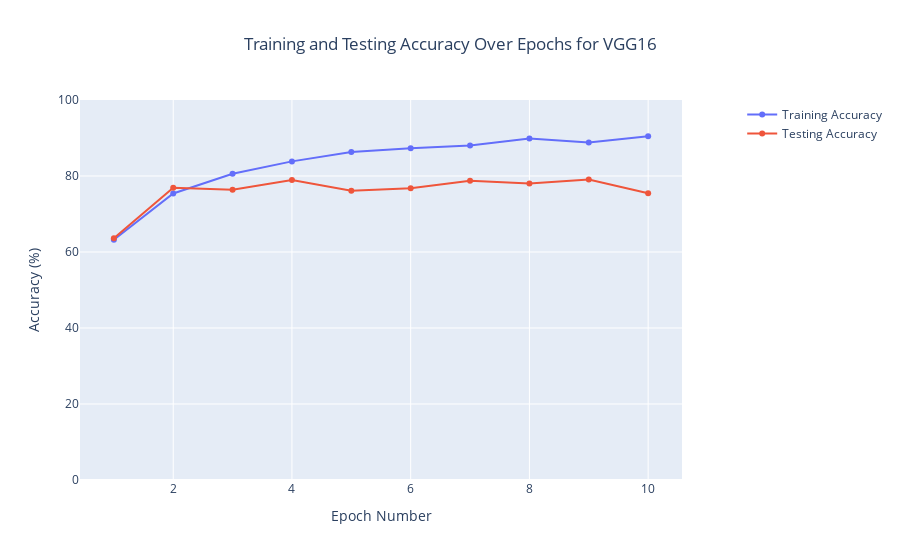

This figure's notebook cell:
### Code cell
import plotly.graph_objs as go

# Data
epochs = [1, 2, 3, 4, 5, 6, 7, 8, 9, 10]
train_accuracy = [63.233, 75.406, 80.583, 83.847, 86.318, 87.307, 88.035, 89.843, 88.828, 90.454]
test_accuracy = [63.599, 76.911, 76.391, 78.939, 76.131, 76.807, 78.731, 78.003, 79.095, 75.455]

# Create trace for training accuracy
trace_train = go.Scatter(x=epochs, y=train_accuracy, mode='lines+markers', name='Training Accuracy')

# Create trace for testing accuracy
trace_test = go.Scatter(x=epochs, y=test_accuracy, mode='lines+markers', name='Testing Accuracy')

# Create layout
layout = go.Layout(
    title='Training and Testing Accuracy Over Epochs for VGG16',
    title_x=0.5,  # Center the title horizontally
    xaxis=dict(title='Epoch Number'),
    yaxis=dict(title='Accuracy (%)', range=[0, 100]),
    legend=dict(x=1.1, y=1.0)
)

# Create figure
fig = go.Figure(data=[trace_train, trace_test], layout=layout)

# Show the figure
fig.show()

### Figure 1 — Plotly figure (JSON) as saved in the notebook; plotly's stock layout.template omitted (floating-point values rounded to 4 significant figures)
{"data": [{"mode": "lines+markers", "name": "Training Accuracy", "type": "scatter", "x": [1, 2, 3, 4, 5, 6, 7, 8, 9, 10], "y": [63.23, 75.41, 80.58, 83.85, 86.32, 87.31, 88.03, 89.84, 88.83, 90.45]}, {"mode": "lines+markers", "name": "Testing Accuracy", "type": "scatter", "x": [1, 2, 3, 4, 5, 6, 7, 8, 9, 10], "y": [63.6, 76.91, 76.39, 78.94, 76.13, 76.81, 78.73, 78.0, 79.09, 75.45]}], "layout": {"legend": {"x": 1.1, "y": 1}, "title": {"text": "Training and Testing Accuracy Over Epochs for VGG16", "x": 0.5}, "xaxis": {"title": {"text": "Epoch Number"}}, "yaxis": {"range": [0, 100], "title": {"text": "Accuracy (%)"}}}}
